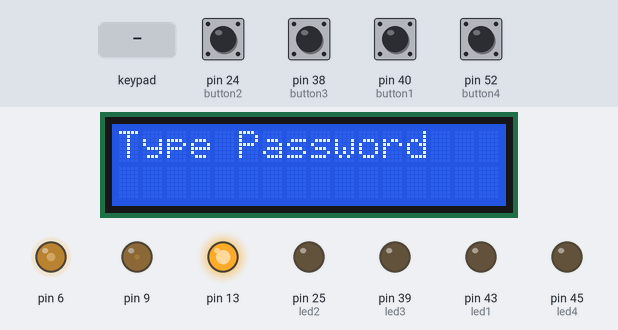
Bench run of a sketch on a simulated Arduino Mega 2560, built with avr-gcc and run on an emulated ATmega2560. Shown: 16×2 character LCD, output pins drawn as LEDs (lit = HIGH). The inputs (shaded band) are chosen by the test bench; at power-on: pin 24 (button2), pin 38 (button3), pin 40 (button1), pin 52 (button4) HIGH. What the sketch prints to the serial monitor is not drawn.

Above: at 1.6 s.
1.7 s: keypad keys 1 1 1 1 3 3 3 3 # pressed 0.4 s apart
At 6.1 s:
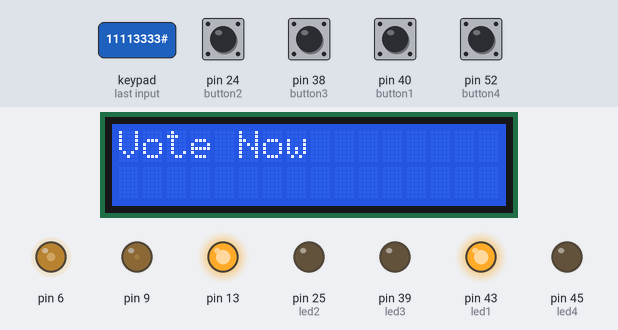
8.3 s: key '#' pressed
At 9.1 s:
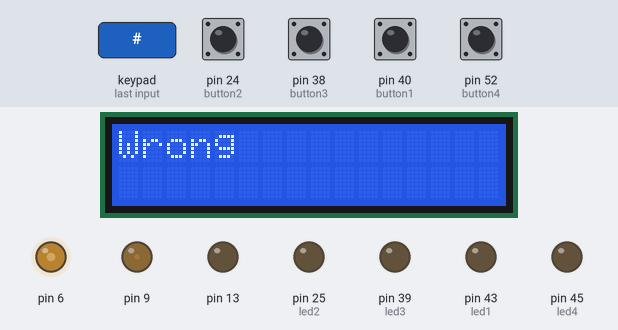
10.8 s: keypad keys 3 0 3 1 3 2 3 3 # pressed 0.4 s apart
At 11.4 s:
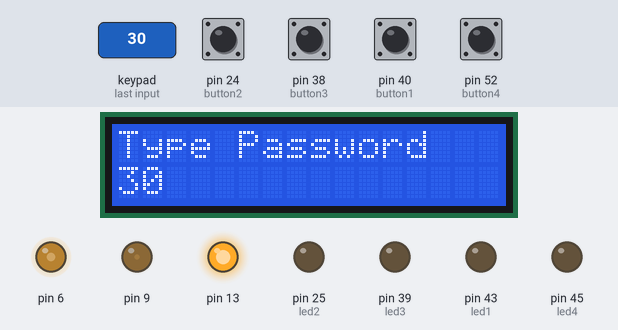
15.9 s: key '2' pressed
At 16.9 s:
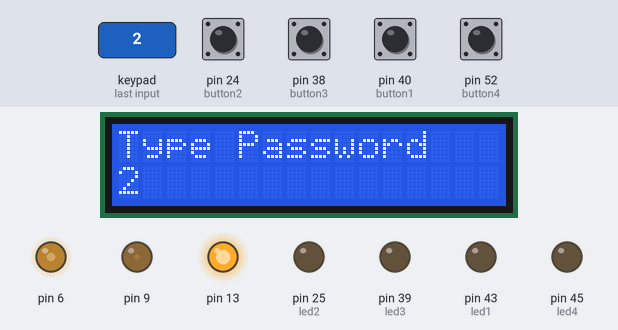
Timing chart, 0 to 18.4 s (numbered marks = the images above; inputs shaded):
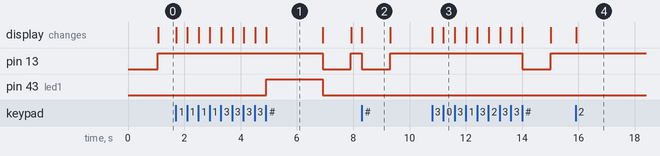

The sketch:

mainsketch.ino
```cpp
#include <Keypad.h>
#include <LiquidCrystal.h>
char ch;
int Contrast=100;
LiquidCrystal lcd(12, 11, 5, 4, 3, 2);

const byte ROWS = 4; //four rows
const byte COLS = 3; //three columns
char keys[ROWS][COLS] = {
  {'1','2','3'},
  {'4','5','6'},
  {'7','8','9'},
  {'*','0','#'}
};
byte rowPins[ROWS] = {30, 31, 32, 33}; //connect to the row pinouts of the keypad
byte colPins[COLS] = {34, 35, 36}; //connect to the column pinouts of the keypad

Keypad keypad = Keypad( makeKeymap(keys), rowPins, colPins, ROWS, COLS );

const int button1=40;
const int button2=24;
const int button3=38;
const int button4=52;

const int led1=43;
const int led2=25;
const int led3=39;
const int led4=45;

int buttonState1=0;
int buttonState2=0;
int buttonState3=0;
int buttonState4=0;

void setup()
{
  analogWrite(9,10000);
pinMode(led1,OUTPUT);
pinMode(led2,OUTPUT);
pinMode(led3,OUTPUT);
pinMode(led4,OUTPUT);
pinMode(button1,INPUT_PULLUP);
pinMode(button2,INPUT_PULLUP);
pinMode(button3,INPUT_PULLUP);
pinMode(button4,INPUT_PULLUP);

Serial.begin(9600);
pinMode(13,OUTPUT);
  analogWrite(6,Contrast);
  // set up the LCD's number of columns and rows:
  lcd.begin(16, 2);
  // Print a message to the LCD.
}

void loop(){
  digitalWrite(13,LOW);
  delay(1000);
  digitalWrite(13,HIGH);
  lcd.clear();
      lcd.setCursor(0, 0);
      lcd.print("Type Password  ");
  char keys[8],temp;
  int i=0;
  while(1){
    temp = keypad.waitForKey();
    if(temp=='#' || i>=8){
      break;
    }
    else if(temp=='*' && i>0){
      keys[i]='\0';
      i--;
      continue;
    }
    else if(temp=='*' && i==0){
      continue;
    }
    else{
      keys[i]=temp;
      lcd.clear();
      lcd.setCursor(0, 0);
      lcd.print("Type Password  ");
      lcd.setCursor(0, 1);
      for(int j=0;j<=i;j++){
        lcd.print(keys[j]);
      }


      //Display
      i++;
    }


  }
  keys[8]='\0';
  String final_key=String(keys);
  Serial.println(final_key);


  if (final_key=="11113333"){
    lcd.clear();
    lcd.setCursor(0, 0);
    lcd.print("Vote Now");

    int flag=0,votenumber=0;

    while(flag!=1){
      buttonState1=digitalRead(button1);
      buttonState2=digitalRead(button2);
      buttonState3=digitalRead(button3);
      buttonState4=digitalRead(button4);


       if(buttonState1==HIGH){
        digitalWrite(led1,HIGH);
        delay(2000);
        digitalWrite(led1,LOW);
        votenumber=1;
        flag=1;
        }
       else if(buttonState2==HIGH){
        digitalWrite(led2,HIGH);
        delay(2000);
        digitalWrite(led2,LOW);
        votenumber=2;
        flag=1;
        }
        else if(buttonState3==HIGH){
        digitalWrite(led3,HIGH);
        delay(2000);
        digitalWrite(led3,LOW);
        votenumber=3;
        flag=1;
        }
        /*
        else if(buttonState4==HIGH){
        digitalWrite(led4,HIGH);
        delay(2000);
        digitalWrite(led4,LOW);
        votenumber=4;
        flag=1;
        }
        */
        Serial.println(votenumber);
    }
    lcd.clear();

    lcd.setCursor(0, 0);
    lcd.print("Voted");

  }
  else{
    lcd.clear();
    lcd.setCursor(0, 0);
    lcd.print("Wrong");

  }
  for(int j=0;j<8;j++){
      keys[j]='\0';

  }

  }
```

Measured:
- after the input at 1.7 s, pin 13: HIGH → LOW after 5.2 s, → HIGH 1.0 s later; pin 43 (led1): LOW → HIGH after 3.2 s, → LOW 2.0 s later; the display: first changes at once (image 1 shows a later state)
- after the input at 8.3 s, pin 13: HIGH → LOW at once, → HIGH 1.0 s later; the display: changes at once (image 2)
- after the input at 10.8 s, pin 13: HIGH → LOW after 3.2 s, → HIGH 1.0 s later; the display: first changes at once (image 3 shows a later state)
- after the input at 15.9 s, the display: changes at once (image 4)
- what the display in image 1 shows lasts 2.0 s, from 4.9 s to 6.9 s
- what the display in image 2 shows lasts 1.0 s, from 8.3 s to 9.3 s
